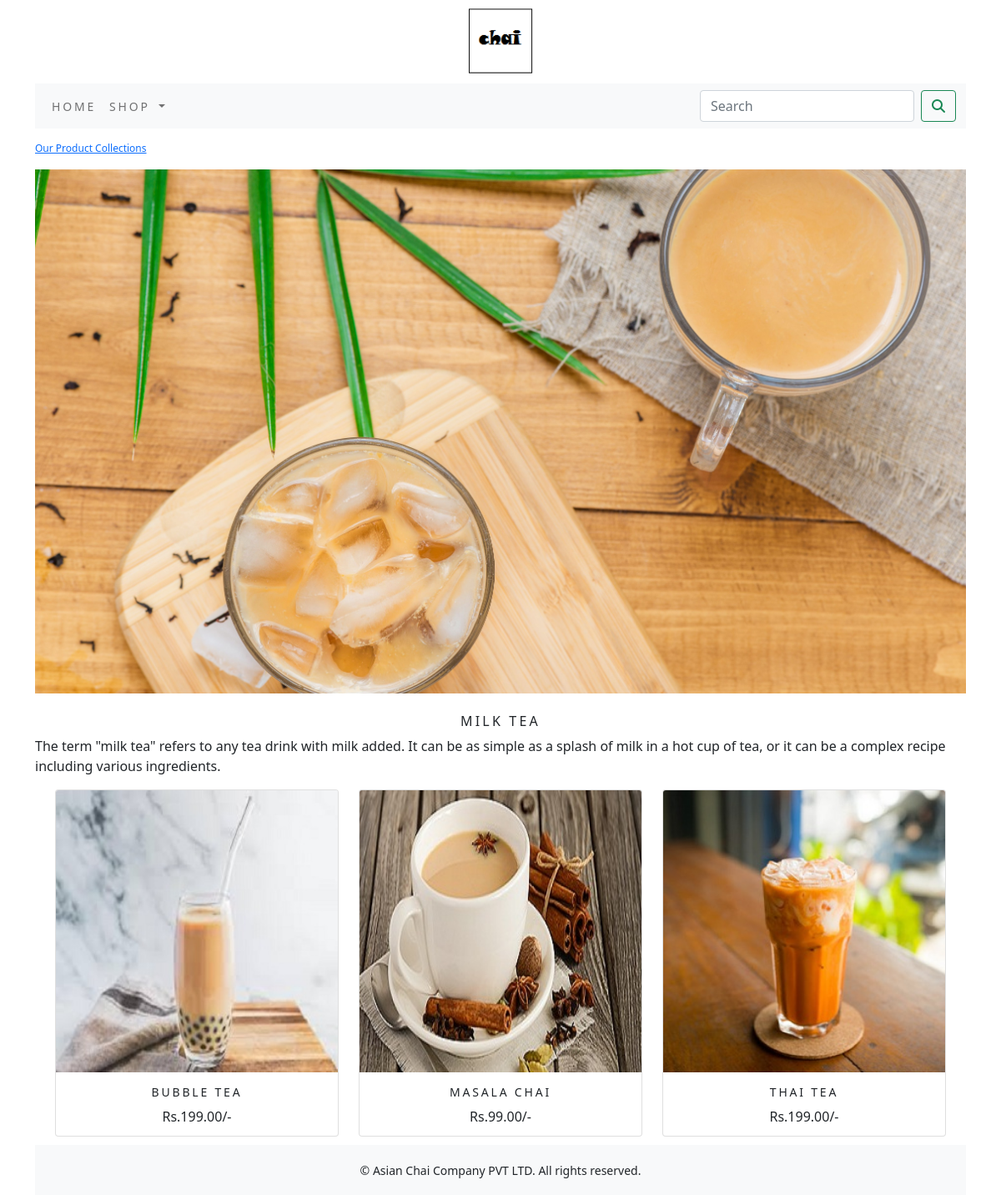
/milk-tea/, run on the app's committed database.
### shop/models.py (models this page shows, shortened)
class Category(models.Model):
    name = models.CharField(max_length=250, unique=True)
    slug = models.SlugField(max_length=250, unique=True)
    description = models.TextField(blank=True)
    image = models.ImageField(upload_to='category', blank=True)
    class Meta:
        ordering = ('name',)
        verbose_name = 'category'
        verbose_name_plural = 'categories'
    def get_url(self):
        return reverse('shop:products_by_category', args=[self.slug])

class Product(models.Model):
    name = models.CharField(max_length=250, unique=True)
    slug = models.SlugField(max_length=250, unique=True)
    description = models.TextField(blank=True)
    price = models.DecimalField(max_digits=10, decimal_places=2)
    category = models.ForeignKey(Category, on_delete=models.CASCADE)
    image = models.ImageField(upload_to='product', blank=True)
    stock = models.IntegerField()
    available = models.BooleanField(default=True)
    created = models.DateTimeField(auto_now_add=True)
    updated = models.DateTimeField(auto_now=True)
    class Meta:
        ordering = ('name',)
        verbose_name = 'product'
        verbose_name_plural = 'products'
    def get_url(self):
        return reverse('shop:prodCatDetail', args=[self.category.slug, self.slug])

### shop/views.py (the view)
# urls.py: path('', views.allProdCat, name='allProdCat'),
def allProdCat(request, c_slug=None):
    c_page = None
    products_list = None
    if c_slug != None:
        c_page = get_object_or_404(Category, slug=c_slug)
        products_list = Product.objects.all().filter(category=c_page, available=True)
    else:
        products_list = Product.objects.all().filter(available=True)
    paginator = Paginator(products_list, 4)
    try:
        page = int(request.GET.get('page', '1'))
    except:
        page = 1
    try:
        products = paginator.page(page)
    except(EmptyPage, InvalidPage):
        products = paginator.page(paginator.num_pages)
    return render(request, 'category.html', {'category': c_page, 'products': products})

### cart/context_processors.py (called while the page is built)
def counter(request):
    item_count = 0
    if 'admin' in request.path:
        return {}
    else:
        try:
            cart = Cart.objects.filter(cart_id=_cart_id(request))
            cart_items = CartItem.objects.all().filter(cart=cart[:1])
            for cart_item in cart_items:
                item_count += cart_item.quantity
        except Cart.DoesNotExist:
            item_count = 0
    return dict(item_count=item_count)

### cart/views.py (called while the page is built)
def _cart_id(request):
    cart = request.session.session_key
    if not cart:
        cart = request.session.create()
    return cart

### shop/context_processors.py (called while the page is built)
def menu_links(request):
    links = Category.objects.all()
    return dict(links=links)

### template/category.html (shortened to what this page needs)
{% extends 'base.html' %}
{% load static %}
{% block content %}
{% if category %}
<div>
    <div class="row my_row_class">
        <div class="mx-auto">
        <p><a href="{% url 'shop:allProdCat' %}">Our Product Collections</a></p>
        </div>
    </div>
</div>
{% endif %}
<div class="mx-auto">
    {% if category %}
    <img class="my_image" src="{{category.image.url}}" alt="{{category.name}}">
</div><br>
<div>
    <h1 class="text-center my_title">{{category.name}}</h1>
    <p class="text-justify">{{category.description}}</p>
</div>
{% endif %}
<div class="container">
    <div class="row mx-auto">
        {% for product in products.object_list %}
        <div class="my_bottom_margin col-9 col-sm-12 col-md-4 col-lg-4">
            <div class="card text-center" style="min-width:18rem; height:26rem;">
             <a href="{{product.get_url}}"><img class="card-img-top my_image" src="{{product.image.url}}" alt="{{product.name}}"></a>
            <div class="card-body">
                <h4>{{product.name}}</h4>
                <p>Rs.{{product.price}}/-</p>
            </div>
            </div>
        </div>
        {% endfor %}
    </div>
</div>
{% endblock %}

### static/css/custom.css (style rules this page uses)
body { font-family: 'Roboto', sans-serif; }
.my_row_class { padding-top:15px; }
.my_row_class .mx-auto { color:#000; font-size:12px; }
.my_image { width:100%; height:auto; }
.my_title { font-size:16px; text-transform:uppercase; letter-spacing:.2em; }
.my_bottom_margin { margin-bottom:10px; }
.card-body h4 { font-size:14px; text-transform:uppercase; letter-spacing:.2em; }

### data on the page
Category: image (picture), name "MILK TEA", description "The term \"milk tea\" refers to any tea drink with milk added. It can be as simple as a splash of milk in a hot cup of tea, or it can be a complex recipe including various ingredients."
Product: image (picture), name "BUBBLE TEA", price "199.00"
Product: image (picture), name "MASALA CHAI", price "99.00"
Product: image (picture), name "THAI TEA", price "199.00"
